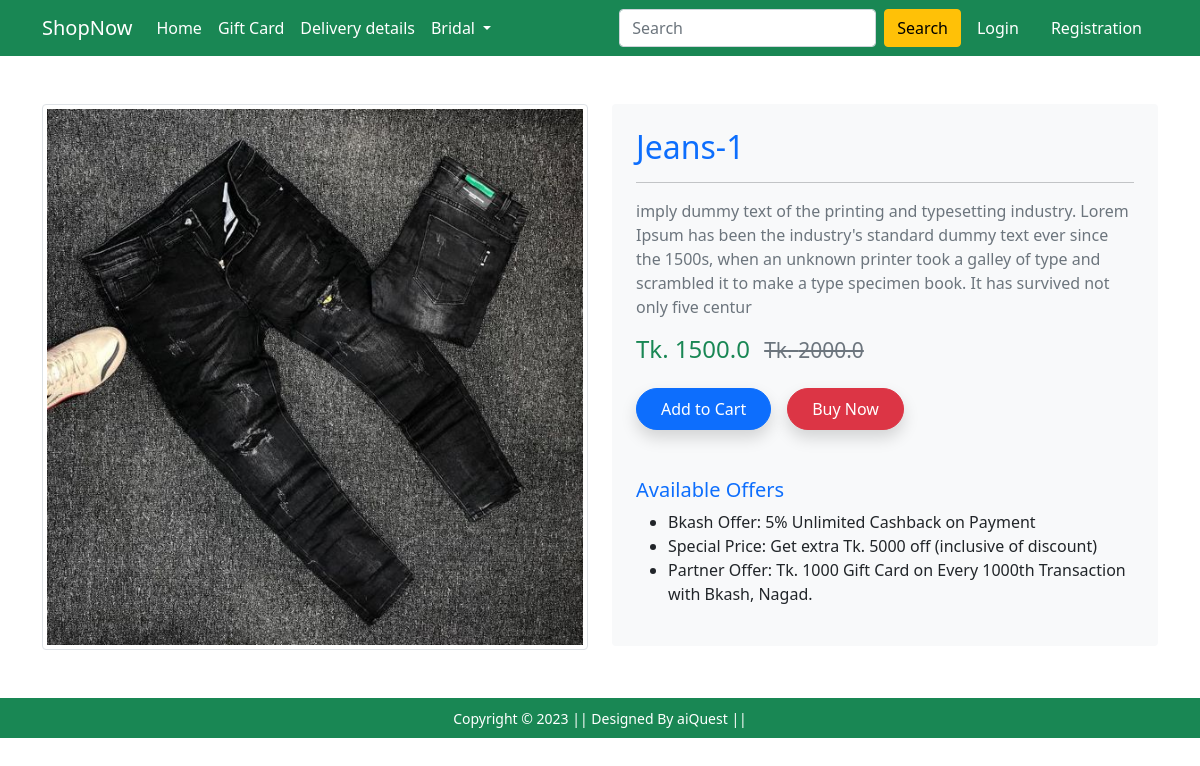
Screenshot of /product-detail/2 with the database file from the repository.
### Shop/models.py (models this page shows, shortened)
class Product(models.Model):
    title = models.CharField(max_length=100)
    selling_price = models.FloatField()
    discounted_price = models.FloatField()
    description = models.TextField()
    brand = models.CharField(max_length=100)
    category = models.CharField(choices=CATEGORY_CHOICES,max_length=2)
    product_image = models.ImageField(upload_to='productimg')

### Shop/views.py (the view)
# urls.py: path('product-detail/<int:pk>', views.ProductDetailView.as_view(), name='product-detail'),
class ProductDetailView(View):
  def get(self,request, pk):
    product = Product.objects.get(pk=pk)
    return render(request, 'Shop/productdetail.html',{'product': product})

### Shop/templates/Shop/productdetail.html (shortened to what this page needs)
{% extends 'Shop/base.html' %}
{% load static %}
{% block main-content %}
<div class="container my-5">
    <div class="row g-4">
        <div class="col-12 col-md-6 text-center align-self-center">
            <img src="{{ product.product_image.url }}" alt="{{ product.title }}" class="img-fluid img-thumbnail  rounded" style="max-width: 100%; border-radius: 10px;">
        </div>
        <div class="col-12 col-md-6">
            <div class="product-details bg-light p-4  rounded" >
                <h2 class="product-title text-primary">{{ product.title }}</h2>
                <hr>
                <p class="product-description text-muted">{{ product.description }}</p>
                <h4 class="product-price text-success">
                    Tk. {{ product.discounted_price }}
                    <small class="text-muted text-decoration-line-through ms-2">Tk. {{ product.selling_price }}</small>
                </h4>
                <div class="d-flex align-items-center mt-4">
                    <form action="/add-to-cart" method="get" class="d-inline me-3">
                        <button type="submit" class="btn btn-primary shadow px-4 py-2" style="border-radius: 25px;">Add to Cart</button>
                    </form>
                    <a href="{% url 'buy-now' %}" class="btn btn-danger shadow px-4 py-2" style="border-radius: 25px;">Buy Now</a>
                </div>
                <h5 class="mt-5 text-primary">Available Offers</h5>
                <ul class="offers-list">
                    <li>Bkash Offer: 5% Unlimited Cashback on Payment</li>
                    <li>Special Price: Get extra Tk. 5000 off (inclusive of discount)</li>
                    <li>Partner Offer: Tk. 1000 Gift Card on Every 1000th Transaction with Bkash, Nagad.</li>
                </ul>
            </div>
        </div>
    </div>
</div>
{% endblock main-content %}

### rows the page displays
Product: product_image (picture), title "Jeans-1", description "imply dummy text of the printing and typesetting industry. Lorem Ipsum has been the industry's standard dummy text ever since the 1500s, when an unknown printer took a galley of type and scrambled it to make a type specimen book. It has survived not only five centur", discounted_price "1500.0", selling_price "2000.0"
